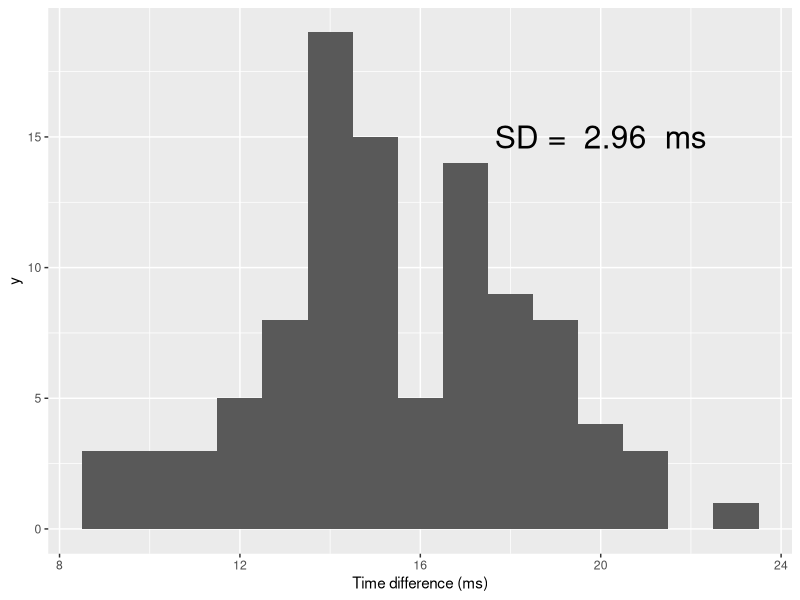

This chart was generated by the following R code:
library(dplyr)
library(ggplot2)
dat <- read.table('dat.txt', header = T) %>% 
  mutate(dif=1000*(received-sent))

mean(dat$dif)
sta <- paste('SD = ', round(sd(dat$dif),2),' ms')

ggplot(dat, aes(x = dif)) + geom_histogram(binwidth = 1) +
  annotate('text', label = sta, x = 20, y = 15, size = 8) +
  xlab('Time difference (ms)')


